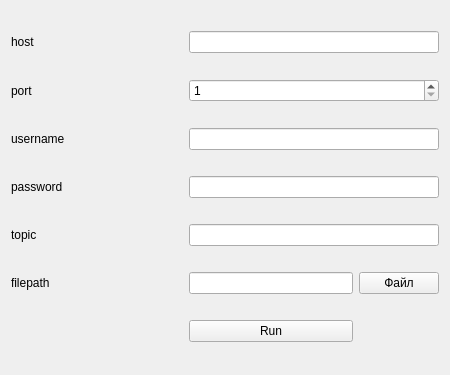
<?xml version="1.0" encoding="UTF-8"?>
<ui version="4.0">
 <class>Widget</class>
 <widget class="QWidget" name="Widget">
  <property name="geometry">
   <rect>
    <x>0</x>
    <y>0</y>
    <width>450</width>
    <height>375</height>
   </rect>
  </property>
  <property name="windowTitle">
   <string>Widget</string>
  </property>
  <layout class="QGridLayout" name="gridLayout" columnstretch="0,1,0" columnminimumwidth="0,1,0">
   <item row="5" column="0">
    <widget class="QLabel" name="label_6">
     <property name="text">
      <string>filepath</string>
     </property>
    </widget>
   </item>
   <item row="5" column="1">
    <widget class="QLineEdit" name="lineEditFilepath"/>
   </item>
   <item row="0" column="0">
    <widget class="QLabel" name="label">
     <property name="text">
      <string>host</string>
     </property>
    </widget>
   </item>
   <item row="3" column="0">
    <widget class="QLabel" name="label_4">
     <property name="text">
      <string>password</string>
     </property>
    </widget>
   </item>
   <item row="2" column="1" colspan="2">
    <widget class="QLineEdit" name="lineEditUsername"/>
   </item>
   <item row="1" column="0">
    <widget class="QLabel" name="label_2">
     <property name="text">
      <string>port</string>
     </property>
    </widget>
   </item>
   <item row="6" column="0">
    <spacer name="horizontalSpacer">
     <property name="orientation">
      <enum>Qt::Horizontal</enum>
     </property>
     <property name="sizeHint" stdset="0">
      <size>
       <width>172</width>
       <height>20</height>
      </size>
     </property>
    </spacer>
   </item>
   <item row="4" column="1" colspan="2">
    <widget class="QLineEdit" name="lineEditTopic"/>
   </item>
   <item row="2" column="0">
    <widget class="QLabel" name="label_3">
     <property name="text">
      <string>username</string>
     </property>
    </widget>
   </item>
   <item row="4" column="0">
    <widget class="QLabel" name="label_5">
     <property name="text">
      <string>topic</string>
     </property>
    </widget>
   </item>
   <item row="3" column="1" colspan="2">
    <widget class="QLineEdit" name="lineEditPassword"/>
   </item>
   <item row="0" column="1" colspan="2">
    <widget class="QLineEdit" name="lineEditHost"/>
   </item>
   <item row="1" column="1" colspan="2">
    <widget class="QSpinBox" name="spinBoxPort">
     <property name="minimum">
      <number>1</number>
     </property>
     <property name="maximum">
      <number>100000</number>
     </property>
    </widget>
   </item>
   <item row="6" column="1">
    <widget class="QPushButton" name="pushButton">
     <property name="enabled">
      <bool>true</bool>
     </property>
     <property name="text">
      <string>Run</string>
     </property>
    </widget>
   </item>
   <item row="5" column="2">
    <widget class="QPushButton" name="pushButtonFile">
     <property name="text">
      <string>Файл</string>
     </property>
    </widget>
   </item>
  </layout>
 </widget>
 <resources/>
 <connections/>
</ui>
